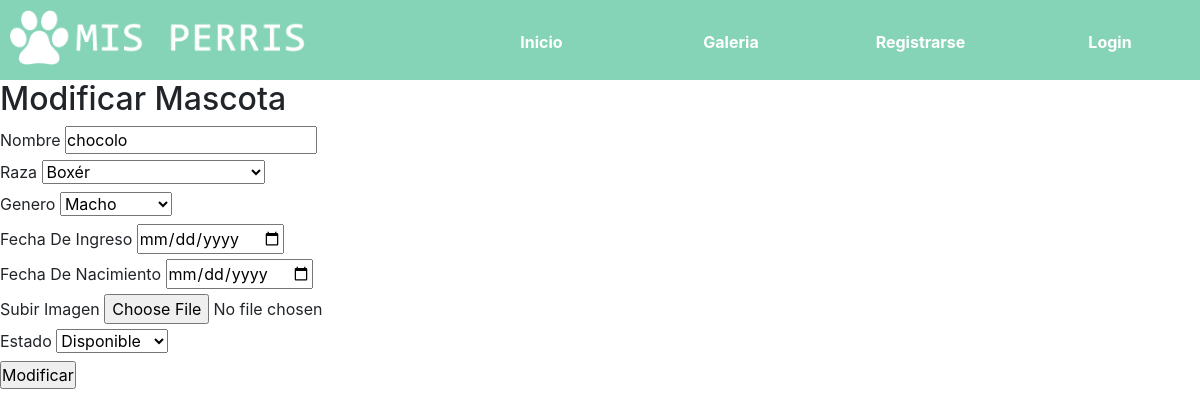
Screenshot of /modificar-mascota/8/ with the database file from the repository.
### core/models.py (models this page shows, shortened)
class Mascota(models.Model):
    nombre = models.CharField(max_length=50)
    raza = models.ForeignKey(Raza,on_delete=models.CASCADE)
    genero = models.ForeignKey(Genero,on_delete=models.CASCADE)
    fechaIngreso = models.DateField(blank=True)
    fechaNacimiento= models.DateField(null=True, blank=True)
    imagen = models.FileField(upload_to='photo')
    estado = models.ForeignKey(Estado,on_delete=models.CASCADE)
    class Meta:
        verbose_name = "Mascota"
        verbose_name_plural = "Mascota"

class Raza(models.Model):
    nombre = models.CharField(max_length=80)
    class Meta:
        verbose_name = "Raza"
        verbose_name_plural = "Raza"

class Genero(models.Model):
    genero = models.CharField(max_length=10)
    class Meta:
        verbose_name = "Genero"
        verbose_name_plural = "Genero"

class Estado(models.Model):
    TipoEstado = models.CharField(max_length=20)
    class Meta:
        verbose_name = "Estado"
        verbose_name_plural = "Estado"

### core/views.py (the view)
# urls.py: path('modificar-mascota/<id>/', modificar_mascota,name="modificar_mascota"),
def modificar_mascota(request, id):
    mascota = Mascota.objects.get(id=id)
    estado = Estado.objects.all()
    raza = Raza.objects.all()
    sexo = Genero.objects.all()
    variables = {
        'mascota': mascota,
        'estado' : estado,
        'raza' : raza,
        'sexo' : sexo,
    }
    return render(request, 'core/modificar_mascota.html', variables)

### core/templates/core/modificar_mascota.html (shortened to what this page needs)
{% extends 'core/base.html' %}
{% block contenido %}
<link rel="stylesheet" href="https://stackpath.bootstrapcdn.com/bootstrap/4.1.3/css/bootstrap.min.css">
<h2>Modificar Mascota</h2>
<form action="" id="FormularioMascotas" method="POST">
    <label for="txtNombre"> Nombre </label>
    <input type="text" placeholder="Spike" id="txtNombre" name="txtNombre" value="{{ mascota.nombre }}">
    <br>
        <label for="">Raza</label>
            <select name="cboRaza" id="cboRaza">
                {% for m in raza %}
                   <option
                   {% if m.id == mascota.raza.id %}
                   {{'selected'}}
                   {% endif %}
                   value="{{ m.id }}">{{m.nombre}}</option>
                {% endfor %}
            </select>
    <br>
        <label for="">Genero</label>
            <select name="cboGenero" id="cboGenero">
                {% for m in sexo %}
                   <option
                   {% if m.id == mascota.genero.id %}
                   {{'selected'}}
                   {% endif %}
                   value="{{ m.id }}">{{m.genero}}</option>
                {% endfor %}
            </select>
    <br>
        <label for="txtFechaI">Fecha De Ingreso</label>
        <input type="date" placeholder="Ej: 03/10/2018" id="txtFechaI" name="txtFechaI" value="{{ mascota.fechaIngreso }}">
    <br>
        <label for="txtFechaN">Fecha De Nacimiento</label>
        <input type="date" placeholder="Ej: 03/10/2018" id="txtFechaN" name="txtFechaN" value="{{ mascota.fechaNacimiento }}">
    <br>
        <label for="txtImagen">Subir Imagen</label>
        </th><input type="file"  id="txtFoto" name="txtFoto" value="{{ mascota.imagen }}">
    <br>
        <label for="">Estado</label>
            <select name="cboEstado" id="cboEstado">
                {% for m in estado %}
                   <option
                   {% if m.id == mascota.estado.id %}
                   {{'selected'}}
                   {% endif %}
                   value="{{ m.id }}">{{m.TipoEstado}}</option>
                {% endfor %}
            </select>
    <br>
    <input type="submit" name="btnGuardar" id="btnGuardar" value="Modificar">
</form>
{% endblock contenido %}

### core/static/core/css/estilosmisperris.css (style rules this page uses)
* { margin: 0; padding: 0; }
body { font-family: 'Lucida Sans', 'Lucida Sans Regular', 'Lucida Grande', 'Lucida Sans Unicode', Geneva, Verdana, sans-serif; }

### core/static/core/css/app.css (style rules this page uses)
html, body { margin: 0; padding: 0; }
body { font-family: "Muli"; color: #50514F; }
h2 { margin: 0 0 6px; }

### rows the page displays
Mascota: txtNombre "chocolo", cboRaza "Boxér", cboGenero "Macho", cboEstado "Disponible"
